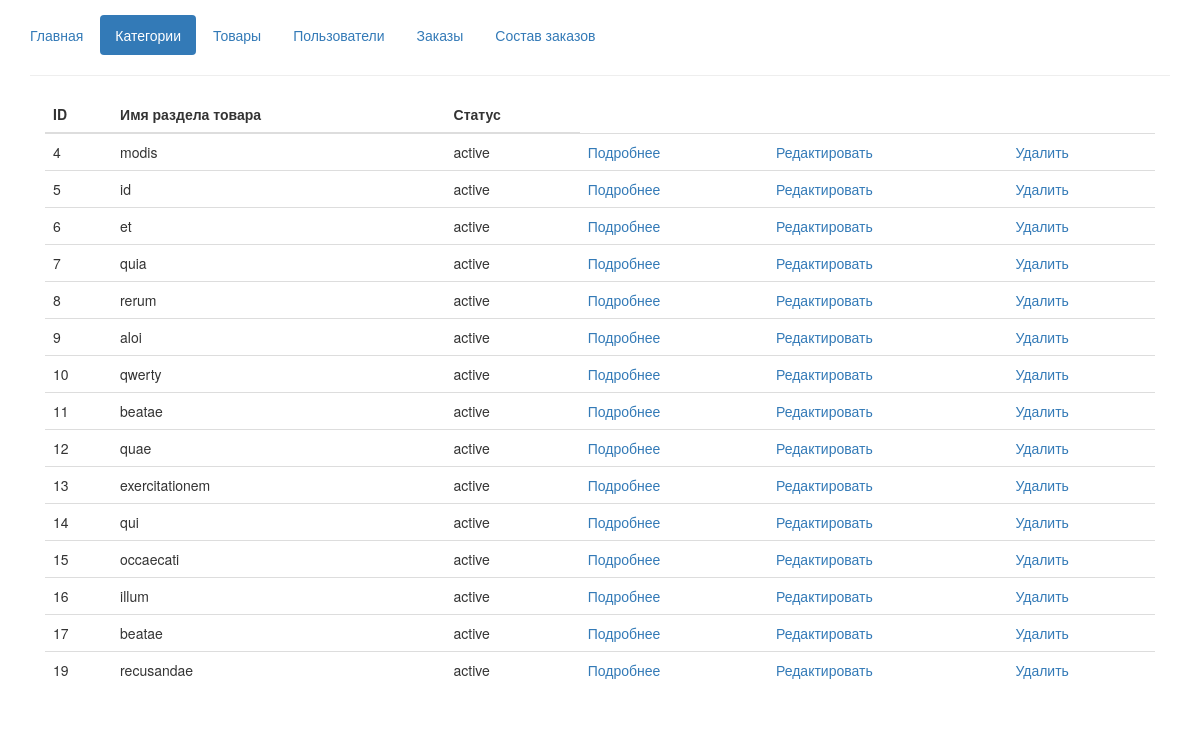
The app's page /category.php with its own data.
### tables this page shows
CREATE TABLE `category` (
  `id` int(11) NOT NULL,
  `title` varchar(255) NOT NULL,
  `status` enum('active','passive','','') NOT NULL
);

### category.php (called while the page is built, shortened)
<?php
include('lib/_function.php');
$content['mainmenu'] = mainmenu($mainmenu, 'Категории');
include "lib/_template.php";

### lib/_template.php (called while the page is built, shortened)
<?php
if ($action == '')
{
    $sth = $obj->find();
    $access = Array(1, 1, 1);
    $content['content'] .= showTable($table, $sth, $access);
} elseif ($action == 'edit') {
    $content['content'] .= showMessage('info', 'В разработке');
}

### lib/_function.php (the view, shortened to what this page needs)
<?php
function showPage($content)
{
    $template = file_get_contents('layout/_index.html');
    foreach ($content as $key => $value) {
        $template = str_replace("{%$key%}", $value, $template);
    }
    echo $template;
}
function mainmenu($mainmenu, $active)
{
    $html = '<ul class="nav nav-pills">';
    foreach ($mainmenu as $key => $value) {
        if ($key == $active) {
            $html .= '<li role="presentation" class="active"><a href="' . $value . '">' . $key . '</a></li>';
        } else {
            $html .= '<li role="presentation"><a href="' . $value . '">' . $key . '</a></li>';
        }
    }
    $html .= '</ul>';
    return $html;
}
function showTable($table, $data, $access = Array(1, 1, 1))
{
    $temp = $GLOBALS['map'][$table];
    $id = 0;
    $html = '<div class="container-fluid"><div class="row"><div class="col-lg-12"><table class="table table-hover"><thead><tr>';
    foreach ($temp as $key => $value) {
        $html .= '<th>' . $value . '</th>';
    }
    $html .= '</tr></thead><tbody>';
    foreach ($data as $key => $value) {
        $html .= '<tr>';
        foreach ($value as $k => $val) {
            $link = explode('_', $k);
            if ($link[0] == 'id' && !empty($link[1])) {
                if ($link[1] == 'catalog') $link[1] = 'category'; else $link[1] .= 's';
                $html .= '<td><a href="' . $link[1] . '.php?action=detail&id=' . $val . '">' . $val . '</a></td>';
            } else {
                $html .= '<td>' . $val . '</td>';
            }
            if ($k == 'id') $id = $val;
        }
        if ($access[0]) $html .= '<td><a href="' . $table . '.php?action=detail&id=' . $id . '">Подробнее</a></td>';
        if ($access[1]) $html .= '<td><a href="' . $table . '.php?action=edit&id=' . $id . '">Редактировать</a></td>';
        if ($access[2]) $html .= '<td><a href="' . $table . '.php?action=delete&id=' . $id . '">Удалить</a></td>';
        $html .= '</tr>';
        $id = 0;
    }
    $html .= '</tbody></table></div></div></div>';
    return $html;
}

### css/style.css (style rules this page uses)
html, body { width: 100%; height: 100%; }
body { padding: 15px; }

### records on screen
category: id "4", title "modis", status "active"
category: id "5", title "id", status "active"
category: id "6", title "et", status "active"
category: id "7", title "quia", status "active"
category: id "8", title "rerum", status "active"
category: id "9", title "aloi", status "active"
category: id "10", title "qwerty", status "active"
category: id "11", title "beatae", status "active"
category: id "12", title "quae", status "active"
category: id "13", title "exercitationem", status "active"
category: id "14", title "qui", status "active"
category: id "15", title "occaecati", status "active"
category: id "16", title "illum", status "active"
category: id "17", title "beatae", status "active"
category: id "19", title "recusandae", status "active"

### other values on screen
$key "Главная"
$key "Категории"
$key "Товары"
$key "Пользователи"
$key "Заказы"
$key "Состав заказов"
$value "ID"
$value "Имя раздела товара"
$value "Статус"
